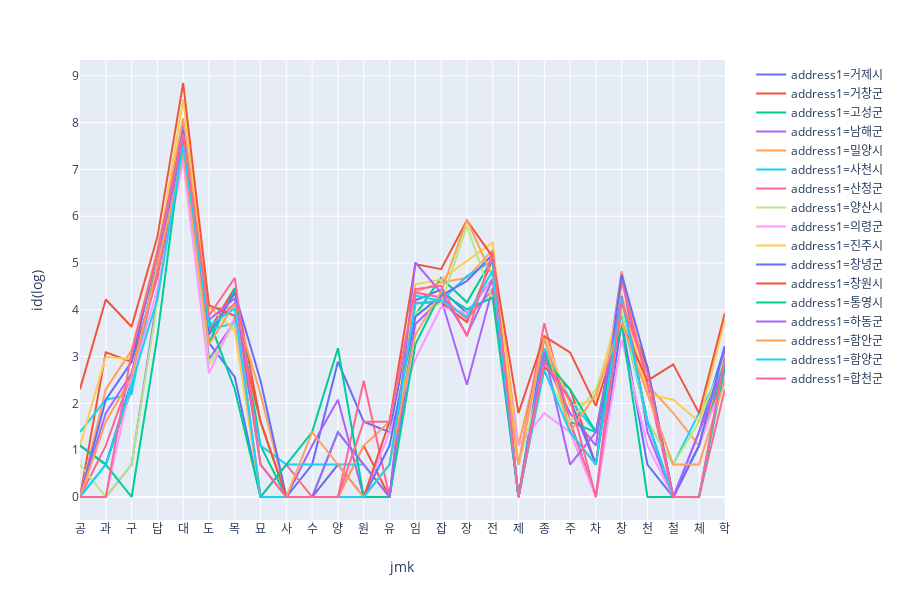

Here is the notebook cell this chart was saved with:
### Code cell
# sns.lineplot(x='jmk', y='id(log)', hue='address1', data=jmk_address1)
# plt.legend(loc=[1, 0])

px.line(data, x='jmk', y='id(log)', color='address1')

### Figure 1 — Plotly figure (JSON) as saved in the notebook; plotly's stock layout.template omitted (floating-point values rounded to 4 significant figures)
{"data": [{"hoverlabel": {"namelength": 0}, "hovertemplate": "address1=거제시<br>jmk=%{x}<br>id(log)=%{y}", "legendgroup": "address1=거제시", "line": {"color": "#636efa", "dash": "solid"}, "mode": "lines", "name": "address1=거제시", "showlegend": true, "type": "scatter", "x": ["공", "과", "구", "답", "대", "도", "목", "묘", "사", "수", "양", "원", "유", "임", "잡", "장", "전", "제", "종", "주", "차", "창", "천", "철", "체", "학"], "xaxis": "x", "y": [1.099, 0.6931, 2.485, 4.844, 7.985, 3.296, 2.565, 0, 0, 0.6931, 2.89, 1.609, 1.386, 4.205, 4.431, 3.932, 4.663, 0, 3.401, 1.609, 0, 3.738, 0.6931, 0, 1.386, 3.219], "yaxis": "y"}, {"hoverlabel": {"namelength": 0}, "hovertemplate": "address1=거창군<br>jmk=%{x}<br>id(log)=%{y}", "legendgroup": "address1=거창군", "line": {"color": "#EF553B", "dash": "solid"}, "mode": "lines", "name": "address1=거창군", "showlegend": true, "type": "scatter", "x": ["공", "과", "구", "답", "대", "도", "목", "묘", "사", "수", "양", "원", "유", "임", "잡", "장", "전", "제", "종", "주", "차", "창", "천", "철", "체", "학"], "xaxis": "x", "y": [0, 3.091, 2.89, 4.7, 7.666, 3.555, 4.466, 1.609, 0, 0, 0, 1.099, 0, 4.143, 4.159, 3.738, 5.081, 0, 2.773, 2.303, 0.6931, 4.19, 2.773, 0, 1.099, 2.708], "yaxis": "y"}, {"hoverlabel": {"namelength": 0}, "hovertemplate": "address1=고성군<br>jmk=%{x}<br>id(log)=%{y}", "legendgroup": "address1=고성군", "line": {"color": "#00cc96", "dash": "solid"}, "mode": "lines", "name": "address1=고성군", "showlegend": true, "type": "scatter", "x": ["공", "과", "구", "답", "대", "도", "목", "묘", "사", "수", "양", "원", "유", "임", "잡", "장", "전", "제", "종", "주", "차", "창", "천", "철", "체", "학"], "xaxis": "x", "y": [0, 0.6931, 2.303, 5.124, 7.795, 3.296, 4.454, 1.099, 0, 0, 1.386, 0.6931, 0, 3.892, 4.682, 4.159, 5.094, 0, 3.135, 1.609, 1.386, 4.248, 1.609, 0, 1.099, 2.833], "yaxis": "y"}, {"hoverlabel": {"namelength": 0}, "hovertemplate": "address1=남해군<br>jmk=%{x}<br>id(log)=%{y}", "legendgroup": "address1=남해군", "line": {"color": "#ab63fa", "dash": "solid"}, "mode": "lines", "name": "address1=남해군", "showlegend": true, "type": "scatter", "x": ["공", "과", "구", "답", "대", "도", "목", "묘", "사", "수", "양", "원", "유", "임", "잡", "장", "전", "제", "종", "주", "차", "창", "천", "철", "체", "학"], "xaxis": "x", "y": [0, 0, 0.6931, 4.331, 7.88, 2.944, 3.761, 0, 0, 1.099, 2.079, 0, 0, 3.689, 4.234, 2.398, 4.466, 0, 2.944, 1.792, 1.099, 4.812, 1.386, 0, 1.099, 3.135], "yaxis": "y"}, {"hoverlabel": {"namelength": 0}, "hovertemplate": "address1=밀양시<br>jmk=%{x}<br>id(log)=%{y}", "legendgroup": "address1=밀양시", "line": {"color": "#FFA15A", "dash": "solid"}, "mode": "lines", "name": "address1=밀양시", "showlegend": true, "type": "scatter", "x": ["공", "과", "구", "답", "대", "도", "목", "묘", "사", "수", "양", "원", "유", "임", "잡", "장", "전", "제", "종", "주", "차", "창", "천", "철", "체", "학"], "xaxis": "x", "y": [0, 2.303, 3.135, 5.273, 8.091, 4.025, 4.06, 2.197, 0, 0, 0, 1.099, 1.609, 4.382, 4.585, 4.682, 5.278, 1.099, 3.434, 1.386, 0.6931, 4.82, 2.398, 1.792, 1.099, 2.996], "yaxis": "y"}, {"hoverlabel": {"namelength": 0}, "hovertemplate": "address1=사천시<br>jmk=%{x}<br>id(log)=%{y}", "legendgroup": "address1=사천시", "line": {"color": "#19d3f3", "dash": "solid"}, "mode": "lines", "name": "address1=사천시", "showlegend": true, "type": "scatter", "x": ["공", "과", "구", "답", "대", "도", "목", "묘", "사", "수", "양", "원", "유", "임", "잡", "장", "전", "제", "종", "주", "차", "창", "천", "철", "체", "학"], "xaxis": "x", "y": [1.386, 2.079, 2.197, 4.963, 7.807, 3.584, 3.714, 1.099, 0.6931, 0.6931, 0.6931, 0.6931, 0, 4.304, 4.19, 4.718, 5.043, 0, 3.178, 2.079, 1.386, 3.892, 1.609, 0.6931, 1.792, 2.833], "yaxis": "y"}, {"hoverlabel": {"namelength": 0}, "hovertemplate": "address1=산청군<br>jmk=%{x}<br>id(log)=%{y}", "legendgroup": "address1=산청군", "line": {"color": "#FF6692", "dash": "solid"}, "mode": "lines", "name": "address1=산청군", "showlegend": true, "type": "scatter", "x": ["공", "과", "구", "답", "대", "도", "목", "묘", "사", "수", "양", "원", "유", "임", "잡", "장", "전", "제", "종", "주", "차", "창", "천", "철", "체", "학"], "xaxis": "x", "y": [0, 1.099, 2.639, 4.771, 7.513, 3.584, 4.143, 0, 0.6931, 0, 0, 2.485, 0, 4.369, 4.263, 3.807, 4.431, 0.6931, 3.714, 1.609, 0, 4.615, 2.398, 0, 0, 2.303], "yaxis": "y"}, {"hoverlabel": {"namelength": 0}, "hovertemplate": "address1=양산시<br>jmk=%{x}<br>id(log)=%{y}", "legendgroup": "address1=양산시", "line": {"color": "#B6E880", "dash": "solid"}, "mode": "lines", "name": "address1=양산시", "showlegend": true, "type": "scatter", "x": ["공", "과", "구", "답", "대", "도", "목", "묘", "사", "수", "양", "원", "유", "임", "잡", "장", "전", "제", "종", "주", "차", "창", "천", "철", "체", "학"], "xaxis": "x", "y": [0.6931, 0, 0.6931, 4.127, 7.624, 2.833, 3.714, 1.609, 0, 0, 0, 0, 0.6931, 3.932, 4.143, 5.79, 4.205, 0.6931, 2.708, 1.609, 2.303, 3.97, 1.609, 0.6931, 1.609, 2.996], "yaxis": "y"}, {"hoverlabel": {"namelength": 0}, "hovertemplate": "address1=의령군<br>jmk=%{x}<br>id(log)=%{y}", "legendgroup": "address1=의령군", "line": {"color": "#FF97FF", "dash": "solid"}, "mode": "lines", "name": "address1=의령군", "showlegend": true, "type": "scatter", "x": ["공", "과", "구", "답", "대", "도", "목", "묘", "사", "수", "양", "원", "유", "임", "잡", "장", "전", "제", "종", "주", "차", "창", "천", "철", "체", "학"], "xaxis": "x", "y": [0, 0, 2.485, 4.454, 7.18, 2.639, 3.85, 0, 0, 0, 0, 0, 1.386, 2.944, 4.06, 3.932, 4.635, 1.099, 1.792, 1.386, 0, 3.367, 1.099, 0, 1.099, 2.565], "yaxis": "y"}, {"hoverlabel": {"namelength": 0}, "hovertemplate": "address1=진주시<br>jmk=%{x}<br>id(log)=%{y}", "legendgroup": "address1=진주시", "line": {"color": "#FECB52", "dash": "solid"}, "mode": "lines", "name": "address1=진주시", "showlegend": true, "type": "scatter", "x": ["공", "과", "구", "답", "대", "도", "목", "묘", "사", "수", "양", "원", "유", "임", "잡", "장", "전", "제", "종", "주", "차", "창", "천", "철", "체", "학"], "xaxis": "x", "y": [1.099, 2.996, 2.944, 5.153, 8.5, 4.078, 3.555, 0, 0, 0, 0.6931, 0, 0.6931, 4.543, 4.644, 5.043, 5.438, 0.6931, 3.466, 1.946, 2.079, 4.331, 2.197, 2.079, 1.609, 3.784], "yaxis": "y"}, {"hoverlabel": {"namelength": 0}, "hovertemplate": "address1=창녕군<br>jmk=%{x}<br>id(log)=%{y}", "legendgroup": "address1=창녕군", "line": {"color": "#636efa", "dash": "solid"}, "mode": "lines", "name": "address1=창녕군", "showlegend": true, "type": "scatter", "x": ["공", "과", "구", "답", "대", "도", "목", "묘", "사", "수", "양", "원", "유", "임", "잡", "장", "전", "제", "종", "주", "차", "창", "천", "철", "체", "학"], "xaxis": "x", "y": [0, 2.079, 2.89, 5.215, 7.815, 3.466, 4.357, 2.485, 0, 0, 0.6931, 0, 1.099, 3.85, 4.304, 4.615, 5.182, 0, 2.89, 2.079, 0.6931, 4.754, 2.773, 0, 1.099, 3.219], "yaxis": "y"}, {"hoverlabel": {"namelength": 0}, "hovertemplate": "address1=창원시<br>jmk=%{x}<br>id(log)=%{y}", "legendgroup": "address1=창원시", "line": {"color": "#EF553B", "dash": "solid"}, "mode": "lines", "name": "address1=창원시", "showlegend": true, "type": "scatter", "x": ["공", "과", "구", "답", "대", "도", "목", "묘", "사", "수", "양", "원", "유", "임", "잡", "장", "전", "제", "종", "주", "차", "창", "천", "철", "체", "학"], "xaxis": "x", "y": [2.303, 4.22, 3.638, 5.553, 8.845, 4.094, 3.871, 1.609, 0, 0, 0, 0, 1.609, 4.977, 4.868, 5.908, 5.13, 1.792, 3.434, 3.091, 1.946, 3.714, 2.485, 2.833, 1.792, 3.932], "yaxis": "y"}, {"hoverlabel": {"namelength": 0}, "hovertemplate": "address1=통영시<br>jmk=%{x}<br>id(log)=%{y}", "legendgroup": "address1=통영시", "line": {"color": "#00cc96", "dash": "solid"}, "mode": "lines", "name": "address1=통영시", "showlegend": true, "type": "scatter", "x": ["공", "과", "구", "답", "대", "도", "목", "묘", "사", "수", "양", "원", "유", "임", "잡", "장", "전", "제", "종", "주", "차", "창", "천", "철", "체", "학"], "xaxis": "x", "y": [1.099, 0.6931, 0, 3.434, 7.711, 3.784, 2.303, 0, 0.6931, 1.386, 3.178, 0, 0, 3.258, 4.369, 4.007, 4.263, 0, 2.944, 2.303, 1.386, 3.689, 0, 0, 0, 2.773], "yaxis": "y"}, {"hoverlabel": {"namelength": 0}, "hovertemplate": "address1=하동군<br>jmk=%{x}<br>id(log)=%{y}", "legendgroup": "address1=하동군", "line": {"color": "#ab63fa", "dash": "solid"}, "mode": "lines", "name": "address1=하동군", "showlegend": true, "type": "scatter", "x": ["공", "과", "구", "답", "대", "도", "목", "묘", "사", "수", "양", "원", "유", "임", "잡", "장", "전", "제", "종", "주", "차", "창", "천", "철", "체", "학"], "xaxis": "x", "y": [0, 1.792, 2.639, 4.942, 7.677, 3.784, 4.248, 0.6931, 0, 0, 1.386, 0.6931, 0, 5.011, 4.369, 3.466, 4.644, 0, 3.091, 0.6931, 1.386, 4.29, 1.609, 0, 1.386, 2.833], "yaxis": "y"}, {"hoverlabel": {"namelength": 0}, "hovertemplate": "address1=함안군<br>jmk=%{x}<br>id(log)=%{y}", "legendgroup": "address1=함안군", "line": {"color": "#FFA15A", "dash": "solid"}, "mode": "lines", "name": "address1=함안군", "showlegend": true, "type": "scatter", "x": ["공", "과", "구", "답", "대", "도", "목", "묘", "사", "수", "양", "원", "유", "임", "잡", "장", "전", "제", "종", "주", "차", "창", "천", "철", "체", "학"], "xaxis": "x", "y": [0, 1.609, 2.565, 4.97, 7.33, 3.258, 4.127, 0, 0, 1.386, 0.6931, 0, 0.6931, 3.466, 4.382, 5.916, 4.71, 0.6931, 3.401, 1.386, 2.197, 3.738, 2.197, 0.6931, 0.6931, 2.485], "yaxis": "y"}, {"hoverlabel": {"namelength": 0}, "hovertemplate": "address1=함양군<br>jmk=%{x}<br>id(log)=%{y}", "legendgroup": "address1=함양군", "line": {"color": "#19d3f3", "dash": "solid"}, "mode": "lines", "name": "address1=함양군", "showlegend": true, "type": "scatter", "x": ["공", "과", "구", "답", "대", "도", "목", "묘", "사", "수", "양", "원", "유", "임", "잡", "장", "전", "제", "종", "주", "차", "창", "천", "철", "체", "학"], "xaxis": "x", "y": [0, 0.6931, 2.398, 4.234, 7.513, 3.664, 4.025, 0, 0, 0, 0, 0, 0.6931, 4.127, 4.205, 3.85, 4.844, 0, 2.708, 1.386, 0.6931, 4.248, 1.609, 0, 0, 2.944], "yaxis": "y"}, {"hoverlabel": {"namelength": 0}, "hovertemplate": "address1=합천군<br>jmk=%{x}<br>id(log)=%{y}", "legendgroup": "address1=합천군", "line": {"color": "#FF6692", "dash": "solid"}, "mode": "lines", "name": "address1=합천군", "showlegend": true, "type": "scatter", "x": ["공", "과", "구", "답", "대", "도", "목", "묘", "사", "수", "양", "원", "유", "임", "잡", "장", "전", "제", "종", "주", "차", "창", "천", "철", "체", "학"], "xaxis": "x", "y": [0, 0, 3.091, 5.209, 7.771, 3.871, 4.682, 0.6931, 0, 0, 0, 1.609, 1.609, 4.443, 4.511, 3.434, 5.247, 0, 2.89, 2.079, 0, 4.159, 2.639, 0, 0, 2.996], "yaxis": "y"}], "layout": {"height": 600, "legend": {"tracegroupgap": 0}, "margin": {"t": 60}, "xaxis": {"anchor": "y", "domain": [0, 0.98], "title": {"text": "jmk"}}, "yaxis": {"anchor": "x", "domain": [0, 1], "title": {"text": "id(log)"}}}}
